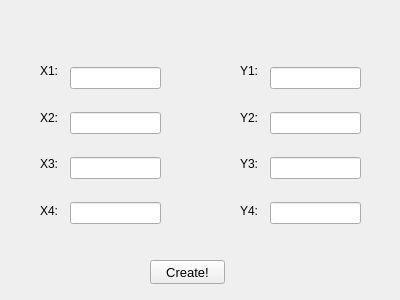
<?xml version="1.0" encoding="UTF-8"?>
<ui version="4.0">
 <class>Form_Rhomb</class>
 <widget class="QWidget" name="Form_Rhomb">
  <property name="geometry">
   <rect>
    <x>0</x>
    <y>0</y>
    <width>400</width>
    <height>300</height>
   </rect>
  </property>
  <property name="windowTitle">
   <string>Form</string>
  </property>
  <widget class="QWidget" name="verticalLayoutWidget">
   <property name="geometry">
    <rect>
     <x>40</x>
     <y>50</y>
     <width>21</width>
     <height>181</height>
    </rect>
   </property>
   <layout class="QVBoxLayout" name="verticalLayout">
    <item>
     <widget class="QLabel" name="label">
      <property name="text">
       <string>X1:</string>
      </property>
     </widget>
    </item>
    <item>
     <widget class="QLabel" name="label_2">
      <property name="text">
       <string>X2:</string>
      </property>
     </widget>
    </item>
    <item>
     <widget class="QLabel" name="label_3">
      <property name="text">
       <string>X3:</string>
      </property>
     </widget>
    </item>
    <item>
     <widget class="QLabel" name="label_4">
      <property name="text">
       <string>X4:</string>
      </property>
     </widget>
    </item>
   </layout>
  </widget>
  <widget class="QWidget" name="verticalLayoutWidget_2">
   <property name="geometry">
    <rect>
     <x>240</x>
     <y>50</y>
     <width>21</width>
     <height>181</height>
    </rect>
   </property>
   <layout class="QVBoxLayout" name="verticalLayout_3">
    <item>
     <widget class="QLabel" name="label_5">
      <property name="text">
       <string>Y1:</string>
      </property>
     </widget>
    </item>
    <item>
     <widget class="QLabel" name="label_6">
      <property name="text">
       <string>Y2:</string>
      </property>
     </widget>
    </item>
    <item>
     <widget class="QLabel" name="label_7">
      <property name="text">
       <string>Y3:</string>
      </property>
     </widget>
    </item>
    <item>
     <widget class="QLabel" name="label_8">
      <property name="text">
       <string>Y4:</string>
      </property>
     </widget>
    </item>
   </layout>
  </widget>
  <widget class="QWidget" name="verticalLayoutWidget_3">
   <property name="geometry">
    <rect>
     <x>70</x>
     <y>50</y>
     <width>91</width>
     <height>191</height>
    </rect>
   </property>
   <layout class="QVBoxLayout" name="verticalLayout_4">
    <item>
     <widget class="QLineEdit" name="lineEdit"/>
    </item>
    <item>
     <widget class="QLineEdit" name="lineEdit_2"/>
    </item>
    <item>
     <widget class="QLineEdit" name="lineEdit_3"/>
    </item>
    <item>
     <widget class="QLineEdit" name="lineEdit_4"/>
    </item>
   </layout>
  </widget>
  <widget class="QWidget" name="verticalLayoutWidget_4">
   <property name="geometry">
    <rect>
     <x>270</x>
     <y>50</y>
     <width>91</width>
     <height>191</height>
    </rect>
   </property>
   <layout class="QVBoxLayout" name="verticalLayout_5">
    <item>
     <widget class="QLineEdit" name="lineEdit_5"/>
    </item>
    <item>
     <widget class="QLineEdit" name="lineEdit_6"/>
    </item>
    <item>
     <widget class="QLineEdit" name="lineEdit_7"/>
    </item>
    <item>
     <widget class="QLineEdit" name="lineEdit_8"/>
    </item>
   </layout>
  </widget>
  <widget class="QPushButton" name="pushButton">
   <property name="geometry">
    <rect>
     <x>150</x>
     <y>260</y>
     <width>75</width>
     <height>24</height>
    </rect>
   </property>
   <property name="font">
    <font>
     <pointsize>10</pointsize>
    </font>
   </property>
   <property name="text">
    <string>Create!</string>
   </property>
  </widget>
 </widget>
 <resources/>
 <connections/>
</ui>
